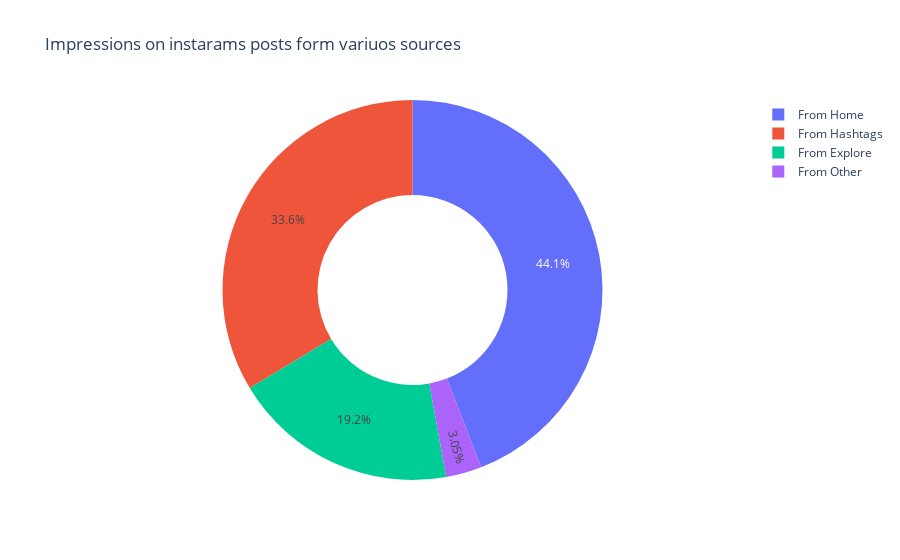

Notebook code for this chart:
### Code cell
home     = data["From Home"].sum()
hashtags = data["From Hashtags"].sum()
explore  = data["From Explore"].sum()
other    = data["From Other"].sum()

labels   = ["From Home", "From Hashtags", "From Explore", "From Other"]
values   = [home, hashtags, explore, other]

fig = px.pie(data, values=values, names=labels, title="Impressions on instarams posts form variuos sources", hole=0.5)
fig.show()

### Figure 1 — Plotly figure (JSON) as saved in the notebook; plotly's stock layout.template omitted (floating-point values rounded to 4 significant figures)
{"data": [{"domain": {"x": [0, 1], "y": [0, 1]}, "hole": 0.5, "hovertemplate": "label=%{label}<br>value=%{value}<extra></extra>", "labels": ["From Home", "From Hashtags", "From Explore", "From Other"], "legendgroup": "", "name": "", "showlegend": true, "type": "pie", "values": [294619, 224614, 128294, 20360]}], "layout": {"legend": {"tracegroupgap": 0}, "title": {"text": "Impressions on instarams posts form variuos sources"}}}
